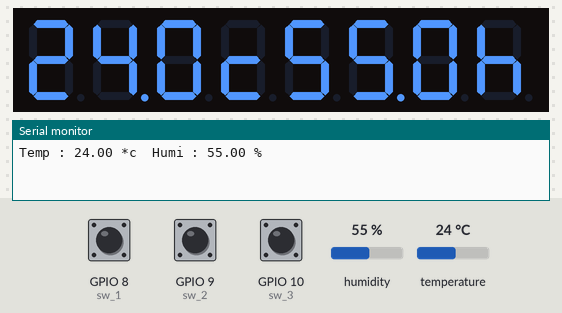
The sketch below on a simulated ESP32-S3. Parts: 8-digit seven-segment display, the last lines printed to the serial monitor. The test bench sets the inputs (shaded band); at power-on: humidity 55 %, temperature 24 °C, GPIO 8 (sw_1) HIGH, GPIO 9 (sw_2) HIGH, GPIO 10 (sw_3) HIGH. WiFi joins after 1.5 s; servers stay silent unless stated.

Above: at 3.0 s.
3.1 s: humidity set to 22 %
At 4.3 s:
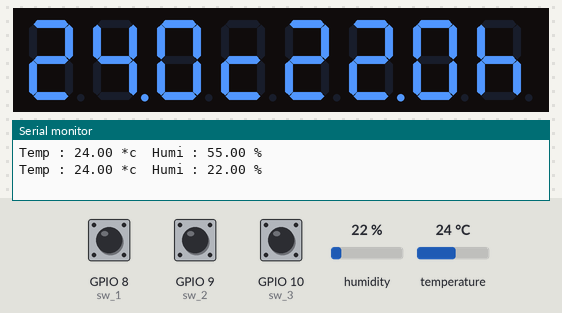
5.3 s: temperature set to 12 °C
At 6.6 s:
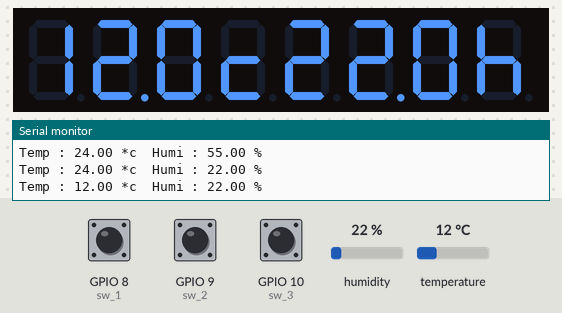
7.3 s: humidity set to 40 %
At 9.0 s:
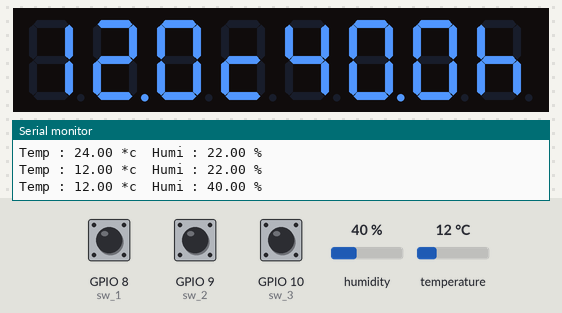
9.3 s: temperature set to 19 °C
At 11.3 s:
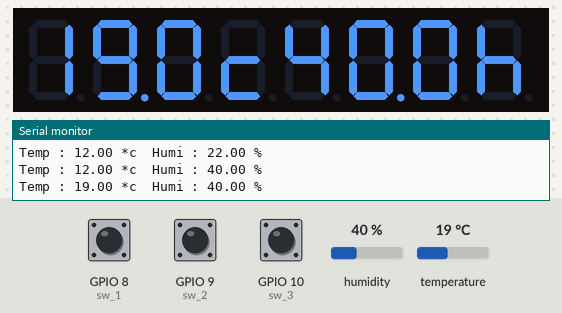
Timing chart, 0 to 12.4 s (numbered marks = the images above; inputs shaded):
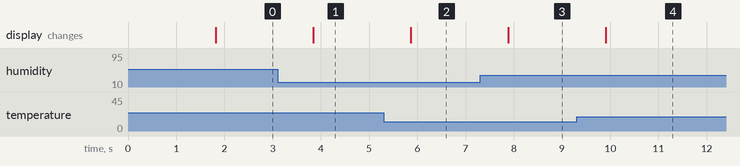

Measured:
- after the input at 3.1 s, the display: changes after 0.74 s (image 1)
- after the input at 5.3 s, the display: changes after 0.56 s (image 2)
- after the input at 7.3 s, the display: changes after 0.58 s (image 3)
- after the input at 9.3 s, the display: changes after 0.61 s (image 4)

The sketch:

blynk_max7219_dht_button.ino
```cpp
//==== BLYNK : DHT + MAX7219 + LED ========

#define    BLYNK_PRINT Serial
#include   <WiFi.h>
#include   <WiFiClient.h>
#include   <BlynkSimpleEsp32.h>
BlynkTimer timer;

//=========================================

#include   "DHTesp.h"
#include   <DHTesp.h>
#define    Pin_DHT22  15          //pin DHT
DHTesp     dht;

//=========================================

//---  pin  ---
#define sw_1  8
#define sw_2  9
#define sw_3  10
//--- state ---
int bt_1 = 0;
int bt_2 = 0;
int bt_3 = 0;

//=========================================

#include  "LedControl.h"
#define   Pin_DIN     2           //pin 2 DIN
#define   Pin_CS      4           //pin 4 CS
#define   Pin_CLK     5           //pin 5 CLK
LedControl lc = LedControl(Pin_DIN, Pin_CLK, Pin_CS, 1);

//=========================================

char auth[] = "3YLex9xj0s9xdlUSoXCrXxBCoY2Nu5RT";    //Token
char ssid[] = "xxxxxxx";                             //SSID
char pass[] = "yyyyyyy";                             //PASS

void sendSensor()
{
  float h = dht.getHumidity();
  float t = dht.getTemperature();
  if (isnan(h) || isnan(t)) {
    Serial.println("Failed to read from DHT sensor!");
    return;
  }
  //===================================================

  //--- dht_sent --
  Blynk.virtualWrite(V5, h);
  Blynk.virtualWrite(V6, t);


  //--- sw_sent ---
  Blynk.virtualWrite(V2, bt_1);
  Blynk.virtualWrite(V3, bt_2);
  Blynk.virtualWrite(V4, bt_3);
  //===================================================
}

void setup()
{
  Serial.begin(9600);                   // Setup : Serial

  Blynk.begin(auth, ssid, pass);        // Setup : Blynk
  timer.setInterval(1000L, sendSensor); // .

  dht.setup(Pin_DHT22, DHTesp::DHT22);  // Setup : DHT

  lc.shutdown(0, false);                // Setup : MAX7219
  lc.setIntensity(0, 8);                // .
  lc.clearDisplay(0);                   // .
}

void loop()
{
  //================= job 0/4 : Read Switch ====================

  bt_1 = digitalRead(sw_1);
  bt_2 = digitalRead(sw_2);
  bt_3 = digitalRead(sw_3);

  //================= job 1/4 : Run Blynk ======================

  Blynk.run();
  timer.run();

  //================= job 2/4 : Read DHT  ======================

  float h = dht.getHumidity();
  float t = dht.getTemperature();

  Serial.print("Temp : ");
  Serial.print(t);
  Serial.print(" *c\t");
  Serial.print("Humi : ");
  Serial.print(h);
  Serial.print(" % \n");

  //================= job 3/4 : Split_data =======================

  float t2 = t * 10;
  float h2 = h * 10;

  int Temp   = (int)t;
  int Temp2  = (int)t2;
  int hu     = (int)h;
  int hu2    = (int)h2;
  int Tempp2 = (Temp  / 10) % 10;
  int Tempp1 =  Temp  % 10;
  int Tempp0 =  Temp2 % 10;
  int Humi2  = (hu  / 10) % 10;
  int Humi1  =  hu  % 10;
  int Humi0  =  hu2 % 10;

  //================= job 4/4 : show_MAX7219 ====================

  lc.setDigit(0, 7, Tempp2, false);
  lc.setDigit(0, 6, Tempp1, true);
  lc.setDigit(0, 5, Tempp0, false);
  lc.setRow  (0, 4, B00001101);     //c
  lc.setDigit(0, 3, Humi2, false);
  lc.setDigit(0, 2, Humi1, true);
  lc.setDigit(0, 1, Humi0, false);
  lc.setRow  (0, 0, B00010111);     //h

  //=============================================================
  delay(2000);
}
```
